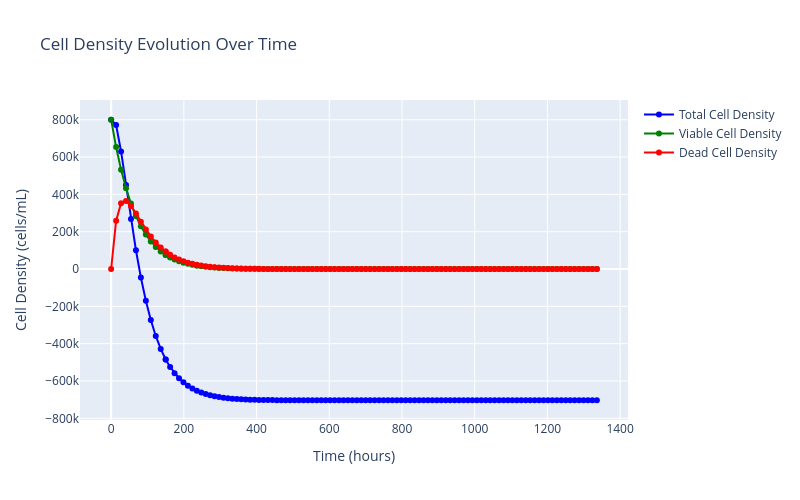
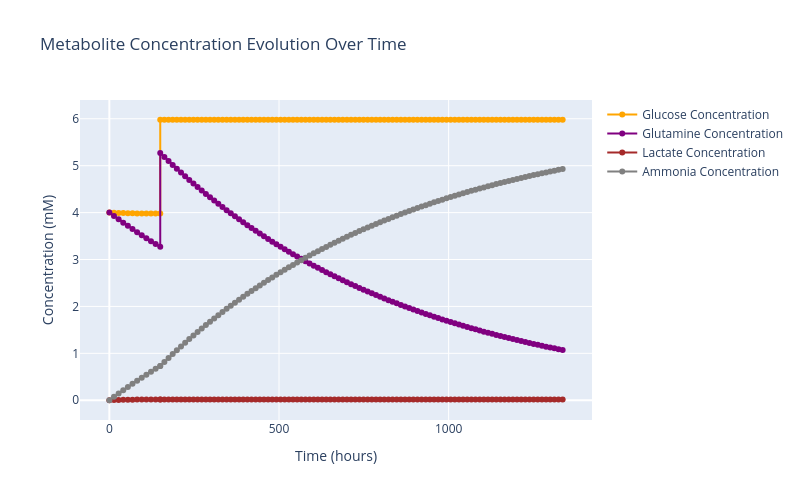
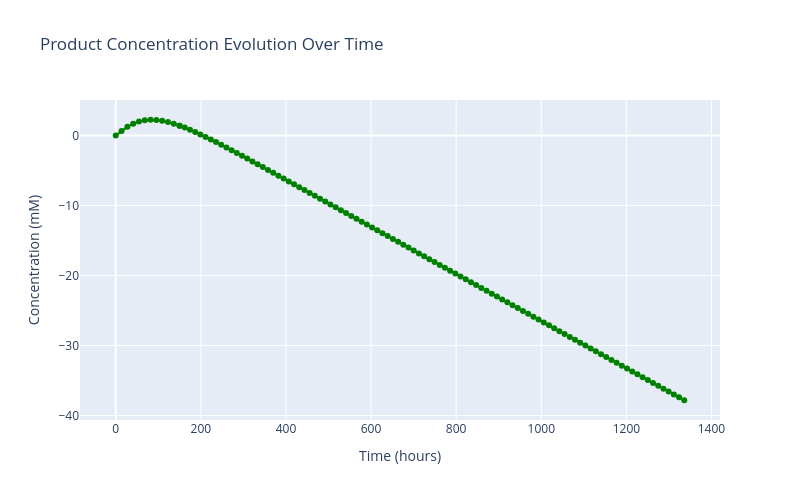

The notebook cell these images were saved under, in order:
### Code cell
reactor = ReactorType.from_json("../.local/MTP_1.json")
simulator = MammalianCellcultureReactor(reactor_type=reactor)
celltype = CellType.from_json("../.local/celltype_1_alpha.json")
initial_conditions = FeedConcentrations.from_json("../.local/initial_conditions.json")
feed_event = FeedingEvent.from_json("../.local/feed_event.json")
feeding_strategy = [feed_event]
recipe = MammalianRecipe(
    name="Test Recipe",
    celltype=celltype,
    temperature=32.5,  # range 30-40
    ph_value=6.6,  # range 6-8
    initial_conditions=initial_conditions,
    feeding_strategy=feeding_strategy,
    runtime=1336.0,
    measurement_intervals=12.0,
)

solution = simulator.run_experiment(recipe=recipe)
solution_plots = plot_reaction_evolution_timeseries(solution)
for fig in solution_plots:
    fig.show()
